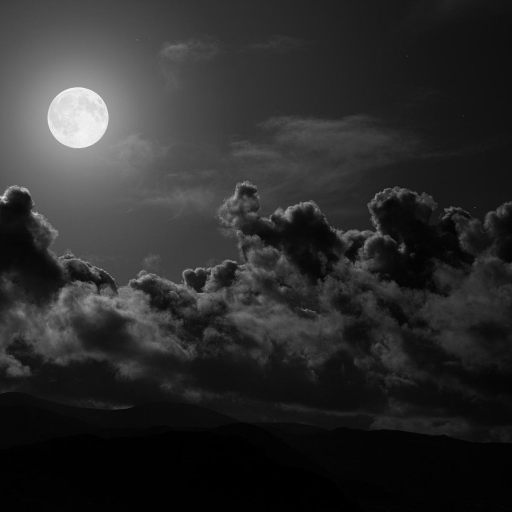
%> input picture image processing/EGCO486_LAB02_364/EGCO486_LAB02_364/moon_dark.bmp, 1024 x 1024 px (shown at 1/2 size)
$ octave Procheckerboard.m   (GNU Octave 9; MATLAB toolbox functions it lacks are replaced by stand-ins)
%> lines starting %> are read from the running program, lines starting %| are printed output that depends on the picture
    moon = imread('moon_dark.bmp')
%> moon is the input picture: size 1024x1024 uint8; min 0, max 255, mean 44
    output1=imresize(moon,0.5);
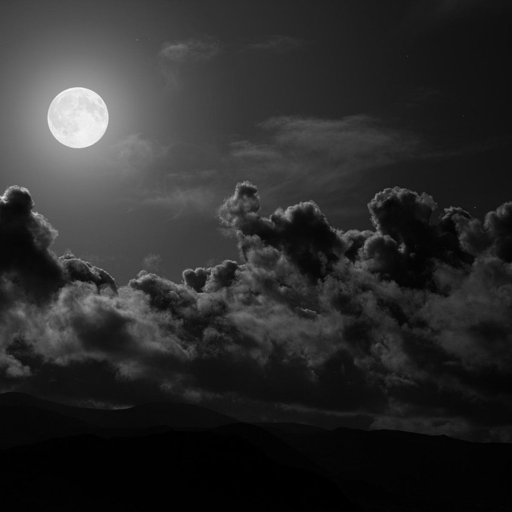
%> output1: size 512x512 uint8; min 0, max 248, mean 44
    output2=imresize(moon,0.25);
    output3=imresize(moon,0.125);
    output4=imresize(moon,0.0625);
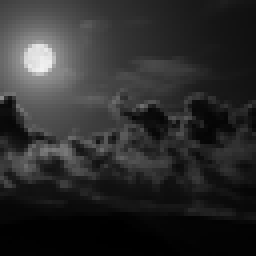
%> output4: size 64x64 uint8 (shown 4 times larger); min 0, max 242, mean 44
    output5=imresize(moon,0.03125);
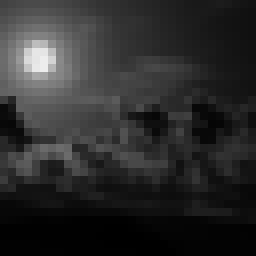
%> output5: size 32x32 uint8 (shown 8 times larger); min 0, max 237, mean 44
    figure;
    subplot(2,3,1);imshow(moon);title('1024*1024');
    subplot(2,3,2);imshow(output1);title('512*512');
    subplot(2,3,3);imshow(output2);title('256*256');
    subplot(2,3,4);imshow(output3);title('128*128');
    subplot(2,3,5);imshow(output4);title('64*64');
    subplot(2,3,6);imshow(output5);title('32*32');
